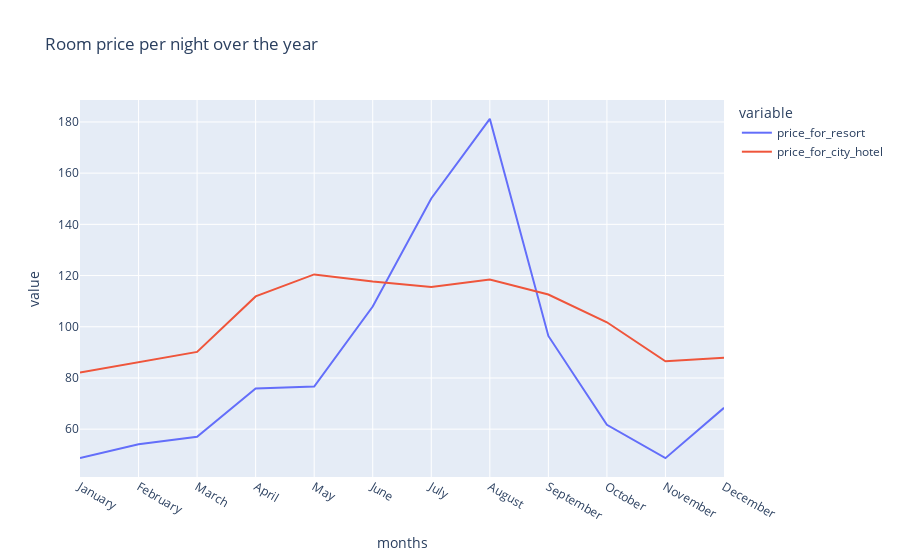

Here is the notebook cell this chart was saved with:
### Code cell
px.line(final2, x ='months', y = ['price_for_resort','price_for_city_hotel'], title = 'Room price per night over the year')

### Figure 1 — Plotly figure (JSON) as saved in the notebook; plotly's stock layout.template omitted (floating-point values rounded to 4 significant figures)
{"data": [{"hovertemplate": "variable=price_for_resort<br>months=%{x}<br>value=%{y}<extra></extra>", "legendgroup": "price_for_resort", "line": {"color": "#636efa", "dash": "solid"}, "marker": {"symbol": "circle"}, "mode": "lines", "name": "price_for_resort", "orientation": "v", "showlegend": true, "type": "scatter", "x": ["January", "February", "March", "April", "May", "June", "July", "August", "September", "October", "November", "December"], "xaxis": "x", "y": [48.71, 54.15, 57.01, 75.87, 76.66, 107.9, 150.1, 181.2, 96.42, 61.73, 48.68, 68.32], "yaxis": "y"}, {"hovertemplate": "variable=price_for_city_hotel<br>months=%{x}<br>value=%{y}<extra></extra>", "legendgroup": "price_for_city_hotel", "line": {"color": "#EF553B", "dash": "solid"}, "marker": {"symbol": "circle"}, "mode": "lines", "name": "price_for_city_hotel", "orientation": "v", "showlegend": true, "type": "scatter", "x": ["January", "February", "March", "April", "May", "June", "July", "August", "September", "October", "November", "December"], "xaxis": "x", "y": [82.16, 86.18, 90.17, 111.9, 120.4, 117.7, 115.6, 118.4, 112.6, 101.7, 86.5, 87.86], "yaxis": "y"}], "layout": {"legend": {"title": {"text": "variable"}, "tracegroupgap": 0}, "title": {"text": "Room price per night over the year"}, "xaxis": {"anchor": "y", "domain": [0, 1], "title": {"text": "months"}}, "yaxis": {"anchor": "x", "domain": [0, 1], "title": {"text": "value"}}}}
